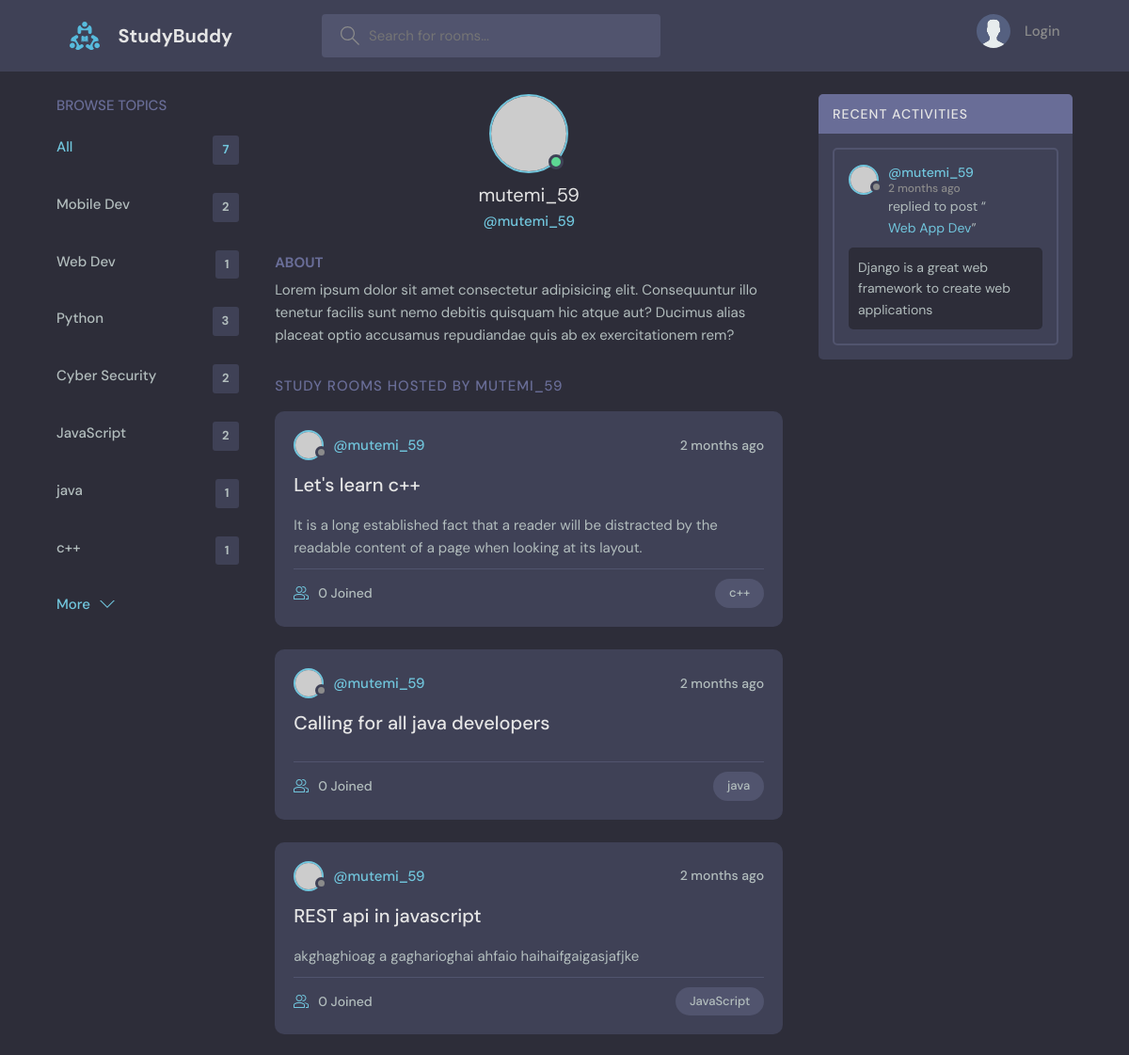
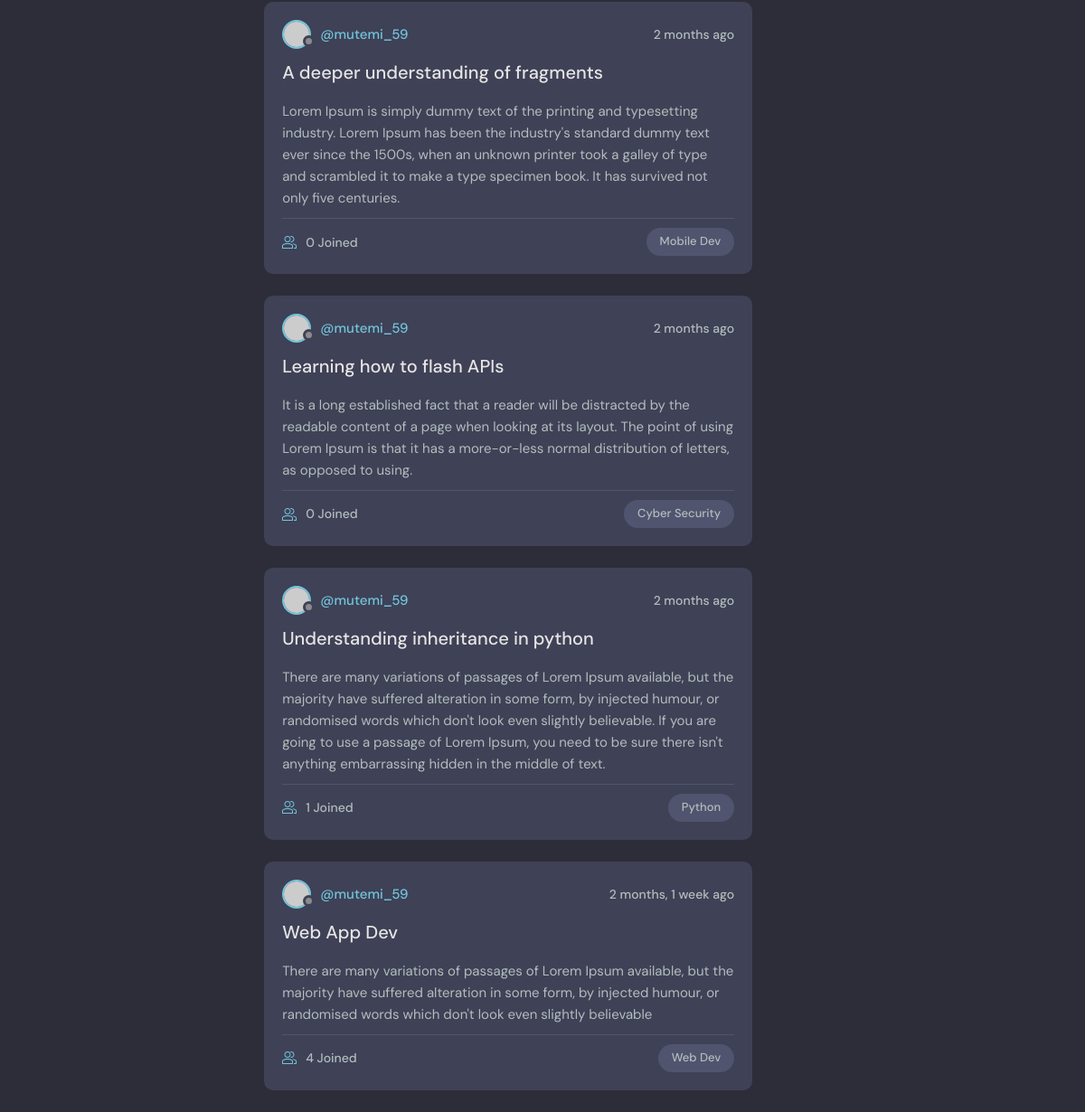
The app's page /profile/1 with its own data (2 pictures, top to bottom).
### myApp/models.py (models this page shows, shortened)
class Topic(models.Model):
    name = models.CharField(max_length=200)
    def __str__(self) -> str:
        return self.name

class Room(models.Model):
    host = models.ForeignKey(User, on_delete=models.SET_NULL, null=True)
    topic = models.ForeignKey(Topic, on_delete=models.SET_NULL, null=True)
    name = models.CharField(max_length=200)
    description = models.TextField(null=True, blank=True)
    participants = models.ManyToManyField(User, related_name="participants", blank=True)
    updated = models.DateTimeField(auto_now=True)
    created = models.DateTimeField(auto_now_add=True)
    class Meta:
        ordering = ['-updated', '-created']
    def __str__(self) -> str:
        return self.name

class Message(models.Model):
    user = models.ForeignKey(User, on_delete=models.CASCADE)
    room = models.ForeignKey(Room, on_delete=models.CASCADE)
    body = models.TextField()
    updated = models.DateTimeField(auto_now=True)
    created = models.DateTimeField(auto_now_add=True)
    class Meta:
        ordering = ['-created']

### myApp/views.py (the view)
# urls.py: path('profile/<str:pk>', views.userProfile, name = "profile"),
def userProfile(request, pk):
    user = User.objects.get(pk = pk)
    rooms = user.room_set.all()
    comments = user.message_set.all()
    topics = Topic.objects.all()
    page = "profile"
    context = {'user': user, 'rooms': rooms, 'comments': comments, 'topics': topics, "page": page}
    return render(request, "myApp/profile.html", context)

### myApp/templates/myApp/profile.html (shortened to what this page needs)
{% extends "main.html" %}
{% block content %}
  <main class="profile-page layout layout--3">
    <div class="container">
      {% include "myApp/topics-component.html" %}
      <div class="roomList">
        <div class="profile">
          <div class="profile__avatar">
            <div class="avatar avatar--large active">
              <img src="https://randomuser.me/api/portraits/men/11.jpg" />
            </div>
          </div>
          <div class="profile__info">
            <h3>{{user.username}}</h3>
            <p>@{{user.username}}</p>
          </div>
          <div class="profile__about">
            <h3>About</h3>
            <p>
              Lorem ipsum dolor sit amet consectetur adipisicing elit. Consequuntur illo tenetur
              facilis sunt nemo debitis quisquam hic atque aut? Ducimus alias placeat optio
              accusamus repudiandae quis ab ex exercitationem rem?
            </p>
          </div>
        </div>
        <div class="roomList__header">
          <div>
            <h2>Study Rooms Hosted by {{user.username}}</a>
            </h2>
          </div>
        </div>
        {% include "myApp/feeds-component.html" %}
      </div>
        {% include "myApp/activity-component.html" %}
    </div>
  </main>
  {% endblock content %}

### templates/main.html (shortened to what this page needs)
<!DOCTYPE html>
{% load static %}
<html lang="en">
  <head>
    <link rel="stylesheet" href="{% static 'styles/style.css' %}" />
  </head>
  <body>
    {% include "header.html" %}
    {% block content %}
    {% endblock content %}
  </body>
</html>

### templates/header.html (shortened to what this page needs)
{% load static %}
<header class="header header--loggedIn">
    <div class="container">
      <a href="{% url 'home' %}" class="header__logo">
        <img src="{% static 'images/logo.svg' %}" />
        <h1>StudyBuddy</h1>
      </a>
      <form class="header__search" method = "get" action = "{% url 'home' %}">
        <label>
          <input placeholder="Search for rooms..." name = "q" />
        </label>
      </form>
      <nav class="header__menu">
        {% if request.user.is_authenticated %}
            <div class="header__user">
            <a href="{% url 'profile' request.user.id %}">
                <div class="avatar avatar--medium active">
                <img src="https://randomuser.me/api/portraits/men/11.jpg" />
                </div>
                <p>{{request.user.username}}<span>@{{request.user.username}}</span></p>
            </a>
            <button class="dropdown-button">
                <svg version="1.1" xmlns="http://www.w3.org/2000/svg" width="32" height="32" viewBox="0 0 32 32">
                <title>chevron-down</title>
                <path d="M16 21l-13-13h-3l16 16 16-16h-3l-13 13z"></path>
                </svg>
            </button>
            </div>
        {% else %}
            <a href="{% url 'login' %}">
                <img src="{% static 'images/avatar.svg' %}" />
                <p>Login</p>
            </a>
        {% endif %}
      </nav>
    </div>
  </header>

### myApp/templates/myApp/topics-component.html
<div class="topics">
    <div class="topics__header">
      <h2>Browse Topics</h2>
    </div>
    <ul class="topics__list">
      <li>
        <a href="{% url 'home' %}" class="active">All <span>{{topics|length}}</span></a>
      </li>
        {% for topic in topics %}
            <li>
                <a href="{% url 'home' %}?q={{topic.name}}">{{topic.name}}<span>{{topic.room_set.all.count}}</span></a>
            </li>
        {% endfor %}
    </ul>
    <a class="btn btn--link" href="{% url 'topics' %}">
      More
      <svg version="1.1" xmlns="http://www.w3.org/2000/svg" width="32" height="32" viewBox="0 0 32 32">
        <title>chevron-down</title>
        <path d="M16 21l-13-13h-3l16 16 16-16h-3l-13 13z"></path>
      </svg>
    </a>
  </div>

### myApp/templates/myApp/feeds-component.html (shortened to what this page needs)
{% for room in rooms %}
    <div class="roomListRoom">
        <div class="roomListRoom__header">
            <a href="{% url 'profile' room.host.id %}" class="roomListRoom__author">
                <div class="avatar avatar--small">
                <img src="https://randomuser.me/api/portraits/women/11.jpg" />
                </div>
                <span>@{{room.host.username}}</span>
            </a>
            <div class="roomListRoom__actions">
            <span>{{room.created|timesince}} ago</span>
            </div>
        </div>
        <div class="roomListRoom__content">
            <a href="{% url 'room' room.id %}">{{room.name}}</a>
            <p>
                {{room.description}}
            </p>
        </div>
        <div class="roomListRoom__meta">
            <a href="{% url 'room' room.id %}" class="roomListRoom__joined">
                {{room.participants.all.count}} Joined
            </a>
            <p class="roomListRoom__topic">{{room.topic}}</p>
        </div>
    </div>
  {% endfor %}

### myApp/templates/myApp/activity-component.html (shortened to what this page needs)
<div class="activities">
    <div class="activities__header">
      <h2>Recent Activities</h2>
    </div>
    {% for comment in comments %}
    <div class="activities__box">
      <div class="activities__boxHeader roomListRoom__header">
        <a href="{% url 'profile' comment.user.id %}" class="roomListRoom__author">
          <div class="avatar avatar--small">
            <img src="https://randomuser.me/api/portraits/women/11.jpg" />
          </div>
          <p>
            @{{comment.user}}
            <span>{{comment.created|timesince}} ago</span>
          </p>
        </a>
      </div>
      <div class="activities__boxContent">
        <p>replied to post “<a href="{% url 'room' comment.room.id %}">{{comment.room}}</a>”</p>
        <div class="activities__boxRoomContent">
          {{comment.body|truncatewords:50}}
        </div>
      </div>
    </div>
    {% endfor %}
  </div>

### records on screen
Topic: name "Mobile Dev", room_set.all.count "2"
Topic: name "Web Dev", room_set.all.count "1"
Topic: name "Python", room_set.all.count "3"
Topic: name "Cyber Security", room_set.all.count "2"
Topic: name "JavaScript", room_set.all.count "2"
Topic: name "java", room_set.all.count "1"
Topic: name "c++", room_set.all.count "1"
Room: host.username "mutemi_59", created "2 months", name "Let's learn c++", description "It is a long established fact that a reader will be distracted by the readable content of a page when looking at its layout.", participants.all.count "0", topic "c++"
Room: host.username "mutemi_59", created "2 months", name "Calling for all java developers", participants.all.count "0", topic "java"
Room: host.username "mutemi_59", created "2 months", name "REST api in javascript", description "akghaghioag a gagharioghai ahfaio haihaifgaigasjafjke", participants.all.count "0", topic "JavaScript"
Room: host.username "mutemi_59", created "2 months", name "A deeper understanding of fragments", description "Lorem Ipsum is simply dummy text of the printing and typesetting industry. Lorem Ipsum has been the industry's standard dummy text ever since the 1500s, when an unknown printer took a galley of type and scrambled it to make a type specimen book. It has survived not only five centuries.", participants.all.count "0", topic "Mobile Dev"
Room: host.username "mutemi_59", created "2 months", name "Learning how to flash APIs", description "It is a long established fact that a reader will be distracted by the readable content of a page when looking at its layout. The point of using Lorem Ipsum is that it has a more-or-less normal distribution of letters, as opposed to using.", participants.all.count "0", topic "Cyber Security"
Room: host.username "mutemi_59", created "2 months", name "Understanding inheritance in python", description "There are many variations of passages of Lorem Ipsum available, but the majority have suffered alteration in some form, by injected humour, or randomised words which don't look even slightly believable. If you are going to use a passage of Lorem Ipsum, you need to be sure there isn't anything embarrassing hidden in the middle of text.", participants.all.count "1", topic "Python"
Room: host.username "mutemi_59", created "2 months, 1 week", name "Web App Dev", description "There are many variations of passages of Lorem Ipsum available, but the majority have suffered alteration in some form, by injected humour, or randomised words which don't look even slightly believable", participants.all.count "4", topic "Web Dev"
Message: user "mutemi_59", created "2 months", room "Web App Dev", body "Django is a great web framework to create web applications"

### other values on screen
{{ topics|length }} "7"
{{ user.username }} "mutemi_59"
{{ user.username }} "MUTEMI_59"
